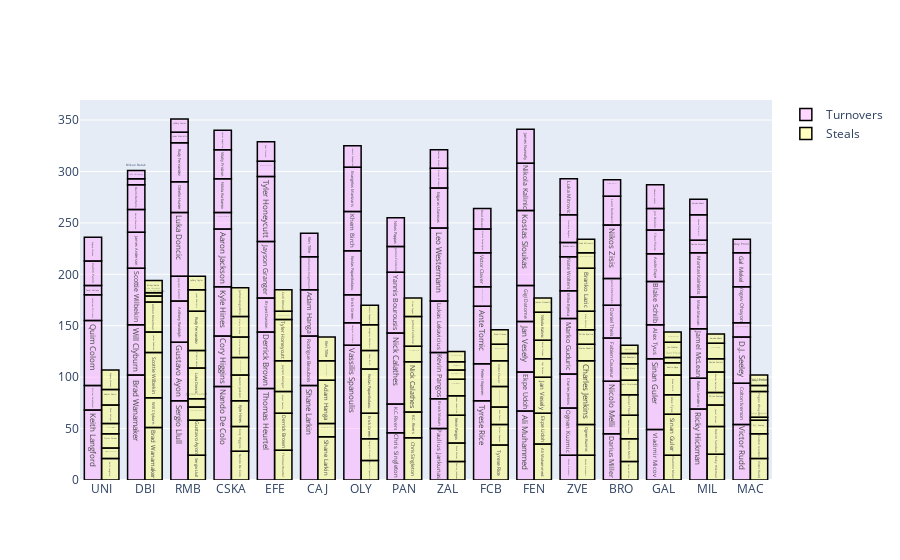

Source (notebook cell):
### Markdown cell above
Información:
- Creación de trazas
- x = eje x
- y = eje y
- mode = tipo de trazado como marcador, línea o línea + marcadores
- nombre = nombre de las parcelas
- marker = marcador se usa con el diccionario.
- color = color de las líneas. Toma RGB (rojo, verde, azul) y opacidad (alfa)
- line = Linea entre las barras
- color = color de la línea alrededor de las barras
- text = El texto del hover
- data = es una lista que añadimos trazas en ella
- layout = es un diccionario.
- modo de barra = group o relative
- fig = incluye datos y layout
- iplot() = grafica la figura(fig) que es creada por los datos y el diseño

### Code cell
import plotly.graph_objs as go

trace1 = go.Bar(
                x = df2016.Team,
                y = df2016.TOV,
                name = "Turnovers",
                marker = dict(color = 'rgba(255, 174, 255, 0.5)',
                             line=dict(color='rgb(0,0,0)',width=1.5)),
                text = df2016.Player)

trace2 = go.Bar(
                x = df2016.Team,
                y = df2016.STL,
                name = "Steals",
                marker = dict(color = 'rgba(255, 255, 128, 0.5)',
                              line=dict(color='rgb(0,0,0)',width=1.5)),
                text = df2016.Player)
data = [trace1, trace2]
layout = go.Layout(barmode = "group") #agrupamos las barras
fig = go.Figure(data = data, layout = layout)
iplot(fig)

### Figure 1 — Plotly figure (JSON) as saved in the notebook; plotly's stock layout.template omitted (floating-point values rounded to 4 significant figures)
{"data": [{"marker": {"color": "rgba(255, 174, 255, 0.5)", "line": {"color": "rgb(0,0,0)", "width": 1.5}}, "name": "Turnovers", "text": ["Keith Langford", "Brad Wanamaker", "Sergio Llull", "Nando De Colo", "Will Clyburn", "Thomas Heurtel", "Shane Larkin", "Derrick Brown", "Vassilis Spanoulis", "Georgios Printezis", "Chris Singleton", "Paulius Jankunas", "Tyrese Rice", "Ali Muhammed", "Marko Simonovic", "Ekpe Udoh", "Bryant Dunston", "K.C. Rivers", "Darius Miller", "Scottie Wilbekin", "Erick Green", "Rodrigue Beaubois", "Gustavo Ayon", "Adam Hanga", "Nicolo Melli", "Anthony Randolph", "Jayson Granger", "Johannes Voigtmann", "Jaycee Carroll", "Jan Vesely", "Artsiom Parakhouski", "Vladimir Micov", "Brock Motum", "Nick Calathes", "Tyler Honeycutt", "Sinan Guler", "James Anderson", "Cory Higgins", "Ricky Hickman", "Gigi Datome", "Victor Rudd", "Rakim Sanders", "Alex Tyus", "Kostas Papanikolaou", "Kyle Hines", "Fabien Causeur", "Daniel Theis", "Ognen Kuzmic", "Quim Colom", "Charles Jenkins", "Petteri Koponen", "Luka Doncic", "Khem Birch", "Kostas Sloukas", "Adrien Moerman", "Othello Hunter", "Jamel McLean", "Kevin Pangos", "Yannis Bourousis", "Aaron Jackson", "Janis Strelnieks", "Andrey Vorontsevich", "Lukas Lekavicius", "Ante Tomic", "Deshaun Thomas", "Blake Schilb", "Nikola Kalinic", "Cedi Osman", "Leo Westermann", "Colton Iverson", "Milan Macvan", "Edgaras Ulanovas", "Nikos Zisis", "Aleksandar Vezenkov", "Marko Guduric", "Milko Bjelica", "Kim Tillie", "Arturas Milaknis", "James Feldeine", "Austin Daye", "Tibor Pleiss", "Evangelos Mantzaris", "Nikita Kurbanov", "Vitaliy Fridzon", "Latavious Williams", "Rudy Fernandez", "Dairis Bertans", "James Augustine", "Nate Wolters", "James Nunnally", "D.J. Seeley", "Jon Diebler", "Mantas Kalnietis", "Jonas Maciulis", "Leon Radosevic", "Victor Claver", "Sylven Landesberg", "Nikos Pappas", "Ioannis Papapetrou", "Pavel Antipov", "Yogev Ohayon", "Stratos Perperoglou", "Davide Pascolo", "Jeffery Taylor", "Branko Lazic", "Brad Oleson", "Andrea Cinciarini", "Nemanja Dangubic", "Luka Mitrovic", "Luke Harangody", "Gal Mekel", "Awudu Abass", "Goksenin Koksal", "Birkan Batuk", "Patrick Heckmann", "Vadim Panin", "Guy Pnini", "Renaldas Seibutis", "Evgeny Voronov"], "type": "bar", "x": ["UNI", "DBI", "RMB", "CSKA", "DBI", "EFE", "CAJ", "EFE", "OLY", "OLY", "PAN", "ZAL", "FCB", "FEN", "ZVE", "FEN", "EFE", "PAN", "BRO", "DBI", "OLY", "CAJ", "RMB", "CAJ", "BRO", "RMB", "EFE", "CAJ", "RMB", "FEN", "UNI", "GAL", "ZAL", "PAN", "EFE", "GAL", "DBI", "CSKA", "MIL", "FEN", "MAC", "MIL", "GAL", "OLY", "CSKA", "BRO", "BRO", "ZVE", "UNI", "ZVE", "FCB", "RMB", "OLY", "FEN", "DBI", "RMB", "MIL", "ZAL", "PAN", "CSKA", "BRO", "CSKA", "ZAL", "FCB", "EFE", "GAL", "FEN", "EFE", "ZAL", "MAC", "MIL", "ZAL", "BRO", "FCB", "ZVE", "ZVE", "CAJ", "ZAL", "PAN", "GAL", "GAL", "OLY", "CSKA", "CSKA", "UNI", "RMB", "DBI", "CSKA", "ZVE", "FEN", "MAC", "GAL", "MIL", "RMB", "BRO", "FCB", "MAC", "PAN", "OLY", "UNI", "MAC", "FCB", "MIL", "RMB", "ZVE", "FCB", "MIL", "ZVE", "ZVE", "DBI", "MAC", "MIL", "GAL", "DBI", "BRO", "UNI", "MAC", "ZAL", "UNI"], "y": [68, 102, 77, 91, 49, 89, 92, 55, 131, 22, 46, 50, 77, 67, 24, 38, 33, 28, 45, 55, 27, 48, 57, 45, 51, 40, 55, 32, 24, 49, 24, 49, 29, 69, 63, 69, 35, 49, 69, 35, 54, 30, 33, 43, 48, 42, 32, 46, 63, 33, 36, 62, 38, 73, 22, 30, 48, 45, 59, 56, 26, 16, 50, 56, 15, 42, 46, 19, 71, 40, 31, 39, 52, 19, 54, 27, 23, 19, 25, 27, 23, 43, 33, 28, 25, 38, 24, 19, 33, 33, 45, 21, 43, 10, 28, 33, 14, 28, 21, 9, 35, 23, 12, 13, 14, 20, 25, 27, 35, 6, 33, 15, 23, 8, 16, 24, 13, 18, 23]}, {"marker": {"color": "rgba(255, 255, 128, 0.5)", "line": {"color": "rgb(0,0,0)", "width": 1.5}}, "name": "Steals", "text": ["Keith Langford", "Brad Wanamaker", "Sergio Llull", "Nando De Colo", "Will Clyburn", "Thomas Heurtel", "Shane Larkin", "Derrick Brown", "Vassilis Spanoulis", "Georgios Printezis", "Chris Singleton", "Paulius Jankunas", "Tyrese Rice", "Ali Muhammed", "Marko Simonovic", "Ekpe Udoh", "Bryant Dunston", "K.C. Rivers", "Darius Miller", "Scottie Wilbekin", "Erick Green", "Rodrigue Beaubois", "Gustavo Ayon", "Adam Hanga", "Nicolo Melli", "Anthony Randolph", "Jayson Granger", "Johannes Voigtmann", "Jaycee Carroll", "Jan Vesely", "Artsiom Parakhouski", "Vladimir Micov", "Brock Motum", "Nick Calathes", "Tyler Honeycutt", "Sinan Guler", "James Anderson", "Cory Higgins", "Ricky Hickman", "Gigi Datome", "Victor Rudd", "Rakim Sanders", "Alex Tyus", "Kostas Papanikolaou", "Kyle Hines", "Fabien Causeur", "Daniel Theis", "Ognen Kuzmic", "Quim Colom", "Charles Jenkins", "Petteri Koponen", "Luka Doncic", "Khem Birch", "Kostas Sloukas", "Adrien Moerman", "Othello Hunter", "Jamel McLean", "Kevin Pangos", "Yannis Bourousis", "Aaron Jackson", "Janis Strelnieks", "Andrey Vorontsevich", "Lukas Lekavicius", "Ante Tomic", "Deshaun Thomas", "Blake Schilb", "Nikola Kalinic", "Cedi Osman", "Leo Westermann", "Colton Iverson", "Milan Macvan", "Edgaras Ulanovas", "Nikos Zisis", "Aleksandar Vezenkov", "Marko Guduric", "Milko Bjelica", "Kim Tillie", "Arturas Milaknis", "James Feldeine", "Austin Daye", "Tibor Pleiss", "Evangelos Mantzaris", "Nikita Kurbanov", "Vitaliy Fridzon", "Latavious Williams", "Rudy Fernandez", "Dairis Bertans", "James Augustine", "Nate Wolters", "James Nunnally", "D.J. Seeley", "Jon Diebler", "Mantas Kalnietis", "Jonas Maciulis", "Leon Radosevic", "Victor Claver", "Sylven Landesberg", "Nikos Pappas", "Ioannis Papapetrou", "Pavel Antipov", "Yogev Ohayon", "Stratos Perperoglou", "Davide Pascolo", "Jeffery Taylor", "Branko Lazic", "Brad Oleson", "Andrea Cinciarini", "Nemanja Dangubic", "Luka Mitrovic", "Luke Harangody", "Gal Mekel", "Awudu Abass", "Goksenin Koksal", "Birkan Batuk", "Patrick Heckmann", "Vadim Panin", "Guy Pnini", "Renaldas Seibutis", "Evgeny Voronov"], "type": "bar", "x": ["UNI", "DBI", "RMB", "CSKA", "DBI", "EFE", "CAJ", "EFE", "OLY", "OLY", "PAN", "ZAL", "FCB", "FEN", "ZVE", "FEN", "EFE", "PAN", "BRO", "DBI", "OLY", "CAJ", "RMB", "CAJ", "BRO", "RMB", "EFE", "CAJ", "RMB", "FEN", "UNI", "GAL", "ZAL", "PAN", "EFE", "GAL", "DBI", "CSKA", "MIL", "FEN", "MAC", "MIL", "GAL", "OLY", "CSKA", "BRO", "BRO", "ZVE", "UNI", "ZVE", "FCB", "RMB", "OLY", "FEN", "DBI", "RMB", "MIL", "ZAL", "PAN", "CSKA", "BRO", "CSKA", "ZAL", "FCB", "EFE", "GAL", "FEN", "EFE", "ZAL", "MAC", "MIL", "ZAL", "BRO", "FCB", "ZVE", "ZVE", "CAJ", "ZAL", "PAN", "GAL", "GAL", "OLY", "CSKA", "CSKA", "UNI", "RMB", "DBI", "CSKA", "ZVE", "FEN", "MAC", "GAL", "MIL", "RMB", "BRO", "FCB", "MAC", "PAN", "OLY", "UNI", "MAC", "FCB", "MIL", "RMB", "ZVE", "FCB", "MIL", "ZVE", "ZVE", "DBI", "MAC", "MIL", "GAL", "DBI", "BRO", "UNI", "MAC", "ZAL", "UNI"], "y": [21, 51, 24, 28, 29, 29, 42, 36, 19, 21, 41, 18, 34, 35, 24, 30, 21, 25, 18, 44, 25, 13, 34, 42, 22, 13, 30, 19, 8, 35, 10, 24, 18, 49, 40, 40, 20, 24, 25, 18, 21, 27, 19, 43, 25, 23, 20, 30, 14, 62, 20, 30, 18, 18, 29, 17, 21, 27, 15, 25, 14, 17, 19, 17, 8, 19, 27, 21, 16, 24, 12, 9, 16, 20, 16, 14, 23, 8, 29, 12, 5, 25, 20, 20, 10, 38, 6, 28, 18, 14, 13, 15, 20, 21, 10, 25, 3, 18, 19, 18, 25, 16, 13, 13, 42, 14, 15, 15, 13, 3, 6, 9, 10, 12, 8, 15, 10, 10, 19]}], "layout": {"barmode": "group"}}
